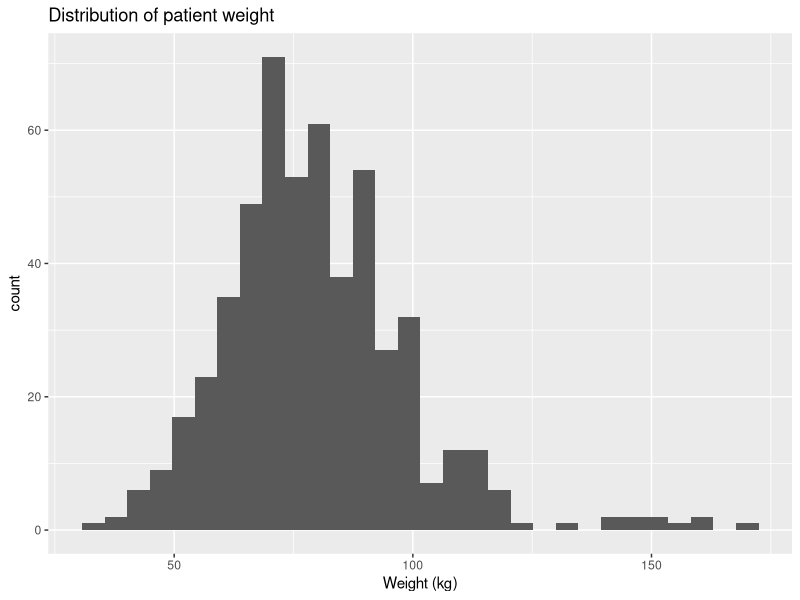
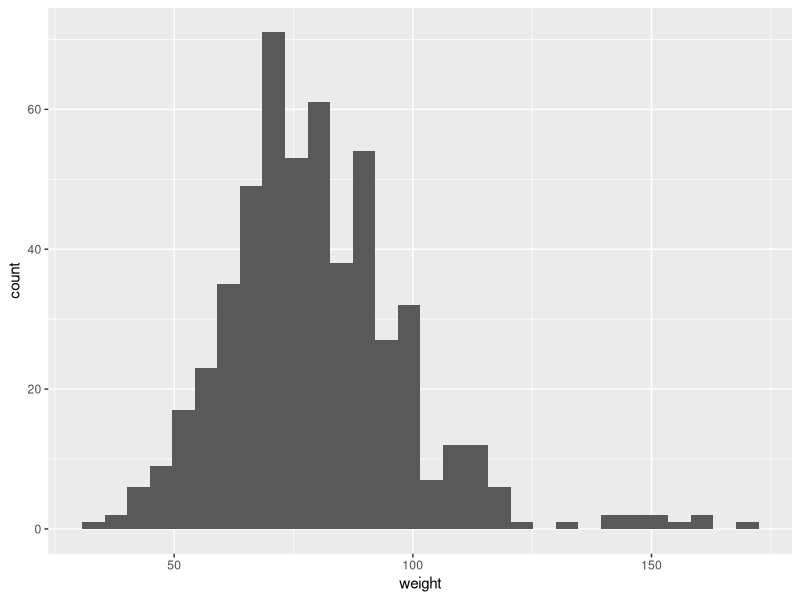
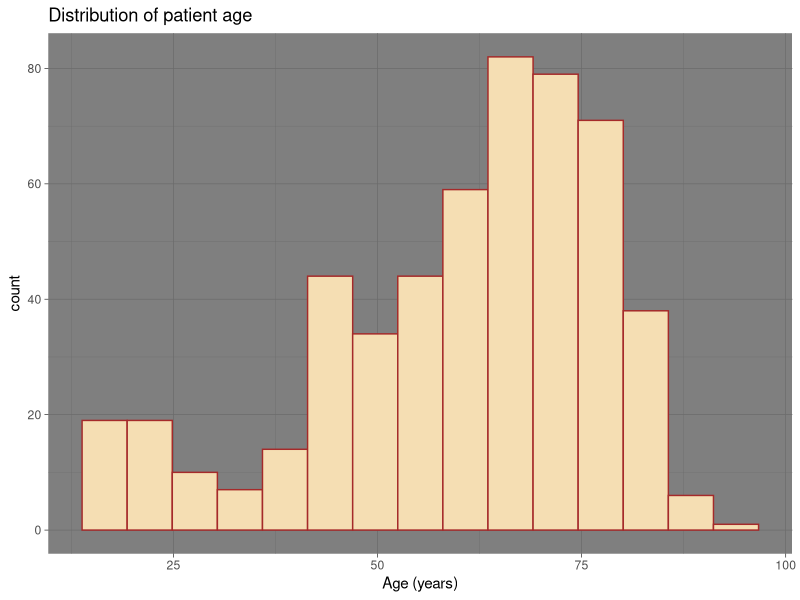
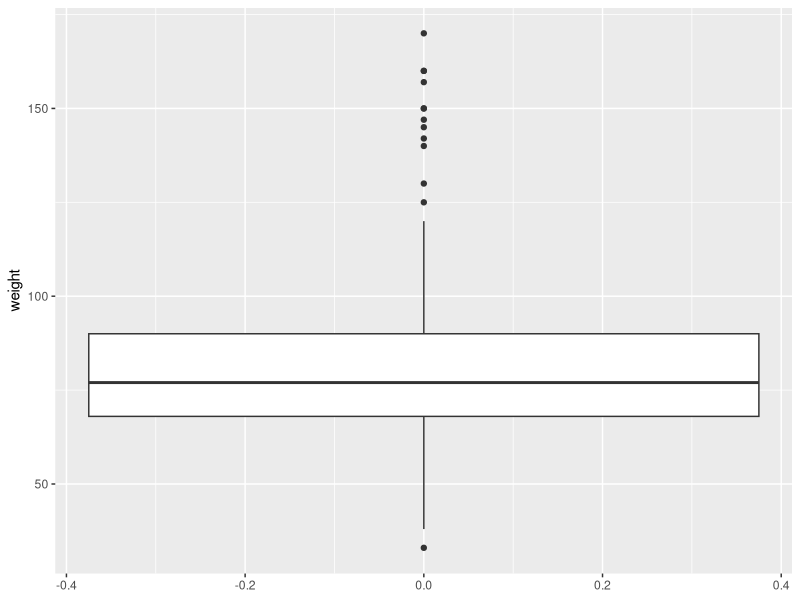
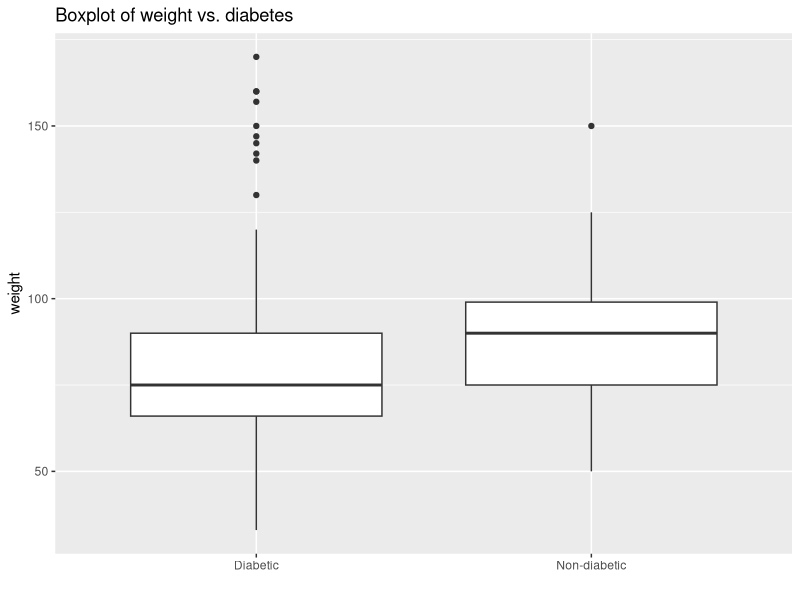

The R script that drew these images, in order:
## ---- chunk 1
knitr::opts_chunk$set(echo = TRUE)
library("tidyverse")
## ---- chunk 2
data <- read.csv("./aki.csv", header = TRUE)
head(data)

## ---- chunk 3
data %>% ggplot(aes(x=weight))+
  geom_histogram()+
  xlab("Weight (kg)")+
  ggtitle("Distribution of patient weight")
## ---- chunk 4
data %>% ggplot(aes(x=weight))+
  geom_histogram()
## ---- chunk 5
data %>% ggplot(aes(x=age))+
  geom_histogram(bins = 15, fill = "wheat", col = "brown")+
  theme_dark()+
  xlab("Age (years)")+
  ggtitle("Distribution of patient age")
## ---- chunk 6
data %>% ggplot(aes(y=weight))+
  geom_boxplot()

## ---- chunk 7
data %>% ggplot(aes(y=weight, x=factor(diab, label=c("Diabetic", "Non-diabetic"))))+
  geom_boxplot()+
  xlab("")+
  ggtitle("Boxplot of weight vs. diabetes")
  
  
